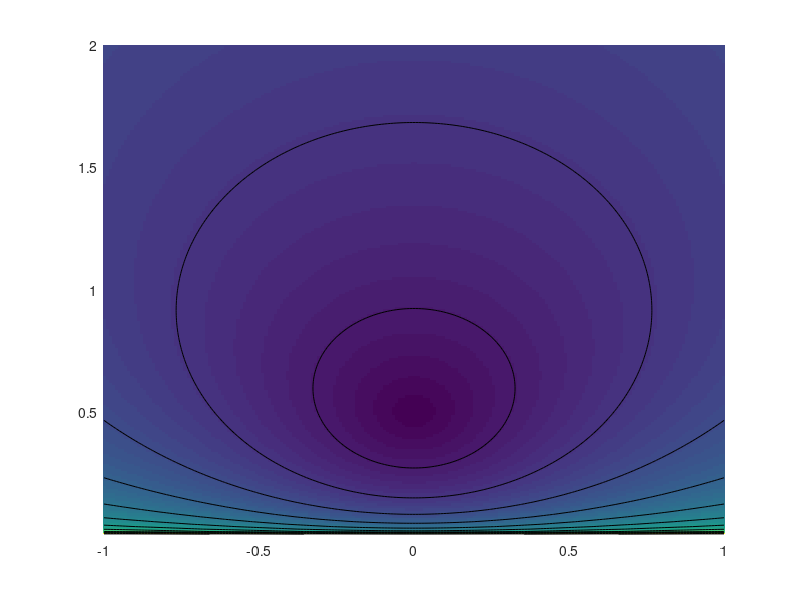

Write the MATLAB code that produced this figure. (Note: this script raises an error after producing the figure.)
%%
% plot geodesic on the Poincar? half plane

rep = '../results/kl-gaussian/';
[~,~] = mkdir(rep);

SetAR = @(ar)set(gca, 'PlotBoxAspectRatio', [1 ar 1], 'FontSize', 20);


%%
% Distance on Poincarr? space.

D = @(u,v)acosh(1 + abs(u-v).^2 ./ (2*imag(u).*imag(v))  );

u = 0 + .5i;

m = linspace(-1,1,200);
s = linspace(1e-3,2,200);
[S,M] = meshgrid(s,m);
V = M + 1i*S;

clf; hold on;
imagesc(m,s,D(u,V)');
contour(m,s,D(u,V)', 12, 'k');
colormap parula(256);
axis xy;


%%
% Generate circle

r = 1000;
tmin = .3; tmax = .95;
tmin = .15; tmax = .98;
t = linspace(tmin*pi,tmax*pi,r);
v = exp(1i*t);

% re-sample at equi-spacing
s = D(v(1),v);
s = s/s(end);
q = 15; % #intermediate points
ti = interp1(s, linspace(0,1,r), linspace(0,1,q));
ti = tmin + (tmax-tmin)*ti;
vi = exp(1i*pi*ti);


clf; hold on;
%plot( exp(1i*linspace(0,pi,r)) , 'k:');
plot(v, 'color', 'k', 'LineWidth', 2);
for i=1:q
    t = (i-1)/(q-1);
    col = [t 0 1-t];
    plot(vi(i), '.', 'MarkerSize', 45, 'MarkerEdgeColor', col);
end
axis equal; axis([-1 1 0 1]); 
axis off;
saveas(gcf, [rep 'geod-kl.eps'], 'epsc');


t = linspace(0,1,r);
t1 = linspace(-.5,1.5,r);
clf; hold on;
plot( v(1)*t+v(end)*(1-t) , 'color', 'k', 'LineWidth', 2);
%plot( v(1)*t1+v(end)*(1-t1) , 'k:');
for i=1:q
    t = (i-1)/(q-1);
    col = [t 0 1-t];
    plot(v(1)*(1-t)+v(end)*t, '.', 'MarkerSize', 45, 'MarkerEdgeColor', col);
end
axis equal; axis([-1 1 0 1]); 
axis off;
saveas(gcf, [rep 'geod-ot.eps'], 'epsc');


%%
% interpolations of densities. 

x = linspace(-2,2.5, 1024);
gauss = @(m,s)1/s * exp(-(x-m).^2/(2*s^2));

clf; hold on;
for i=1:q
    t = (i-1)/(q-1);
    vt = v(1)*(1-t)+v(end)*t;
    m = sqrt(2)*real(vt);
    s = imag(vt);
    col = [t 0 1-t];
    plot(x, gauss(m,s), 'Color', col, 'LineWidth', 2);
end
axis tight; axis off;
SetAR(1/2);
saveas(gcf, [rep 'densities-ot.eps'], 'epsc');

clf; hold on;
for i=1:q
    t = (i-1)/(q-1);
    vt = v(1)*(1-t)+v(end)*t;
    m = sqrt(2)*real(vi(i));
    s = imag(vi(i));
    col = [t 0 1-t];
    plot(x, gauss(m,s), 'Color', col, 'LineWidth', 2);
end
axis tight; axis off;
SetAR(1/2);
saveas(gcf, [rep 'densities-kl.eps'], 'epsc');

